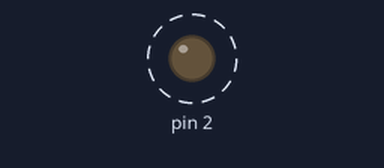
A sketch run on a simulated Arduino Uno, built with avr-gcc and run on an emulated ATmega328P. Parts: output pins drawn as LEDs (lit = HIGH). Dashed ring = blinking.

Above: at 0.2 s.
Timing chart, 0 to 3.0 s (numbered marks = the images above):
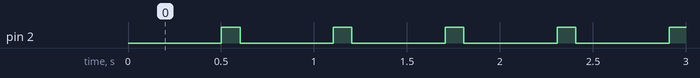

Measured:
- by itself, pin 2: alternates HIGH for 0.10 s and LOW for 0.50 s

The sketch:

blink-asincrono.ino
```cpp
unsigned long t1;
int tblink;
int i = 0;

void setup() {
  Serial.begin(9600);
  pinMode(2, OUTPUT);
  t1 = millis();
  tblink = 500;
}

void loop() {
  if ((millis() - t1) > tblink) {
    if ( (i%2) == 0 ) {
      tblink = 100;
    } else {
      tblink = 500;
    }
    digitalWrite(2, !digitalRead(2));

    i++;
    t1 = millis();
  }
}
```
